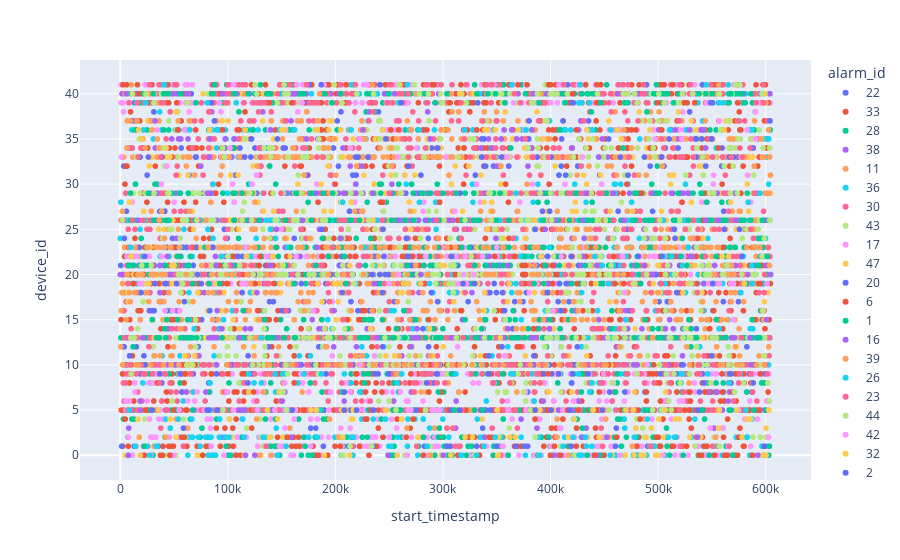

This figure's notebook cell:
### Code cell
# view together

px.scatter(alarms_sample, y='device_id', x='start_timestamp', color='alarm_id')

### Figure 1 — Plotly figure (JSON) as saved in the notebook; plotly's stock layout.template omitted (floating-point values rounded to 4 significant figures; data arrays with more than 128 entries replaced by an {"elided": "..."} marker saying what was removed)
{"data": [{"hovertemplate": "alarm_id=22<br>start_timestamp=%{x}<br>device_id=%{y}<extra></extra>", "legendgroup": "22", "marker": {"color": "#636efa", "symbol": "circle"}, "mode": "markers", "name": "22", "showlegend": true, "type": "scattergl", "x": {"elided": "359 int values"}, "xaxis": "x", "y": {"elided": "359 int values"}, "yaxis": "y"}, {"hovertemplate": "alarm_id=33<br>start_timestamp=%{x}<br>device_id=%{y}<extra></extra>", "legendgroup": "33", "marker": {"color": "#EF553B", "symbol": "circle"}, "mode": "markers", "name": "33", "showlegend": true, "type": "scattergl", "x": {"elided": "942 int values"}, "xaxis": "x", "y": {"elided": "942 int values"}, "yaxis": "y"}, {"hovertemplate": "alarm_id=28<br>start_timestamp=%{x}<br>device_id=%{y}<extra></extra>", "legendgroup": "28", "marker": {"color": "#00cc96", "symbol": "circle"}, "mode": "markers", "name": "28", "showlegend": true, "type": "scattergl", "x": {"elided": "337 int values"}, "xaxis": "x", "y": {"elided": "337 int values"}, "yaxis": "y"}, {"hovertemplate": "alarm_id=38<br>start_timestamp=%{x}<br>device_id=%{y}<extra></extra>", "legendgroup": "38", "marker": {"color": "#ab63fa", "symbol": "circle"}, "mode": "markers", "name": "38", "showlegend": true, "type": "scattergl", "x": {"elided": "212 int values"}, "xaxis": "x", "y": {"elided": "212 int values"}, "yaxis": "y"}, {"hovertemplate": "alarm_id=11<br>start_timestamp=%{x}<br>device_id=%{y}<extra></extra>", "legendgroup": "11", "marker": {"color": "#FFA15A", "symbol": "circle"}, "mode": "markers", "name": "11", "showlegend": true, "type": "scattergl", "x": {"elided": "316 int values"}, "xaxis": "x", "y": {"elided": "316 int values"}, "yaxis": "y"}, {"hovertemplate": "alarm_id=36<br>start_timestamp=%{x}<br>device_id=%{y}<extra></extra>", "legendgroup": "36", "marker": {"color": "#19d3f3", "symbol": "circle"}, "mode": "markers", "name": "36", "showlegend": true, "type": "scattergl", "x": {"elided": "243 int values"}, "xaxis": "x", "y": {"elided": "243 int values"}, "yaxis": "y"}, {"hovertemplate": "alarm_id=30<br>start_timestamp=%{x}<br>device_id=%{y}<extra></extra>", "legendgroup": "30", "marker": {"color": "#FF6692", "symbol": "circle"}, "mode": "markers", "name": "30", "showlegend": true, "type": "scattergl", "x": [53023, 511311, 325138, 112322, 496459, 87504, 384966, 437481, 175345, 465972, 297270, 580295, 170142, 362257, 365311, 238200, 271870, 7447, 32079, 331228, 70001, 598504, 193991, 304185, 267528, 46374, 179808, 175287, 554977, 82170, 468006, 365895, 24838, 569953, 345111, 238218, 562579, 501395, 148171, 411704, 592663, 335176, 294815, 314533, 271441, 115701, 151935, 270274, 413718, 384696, 178899, 339800, 167844, 132457, 96380, 52977, 53026, 238216, 499159, 470219, 252394, 191794, 21947, 229466, 225360, 27654, 261154, 603168, 59284, 351533, 224545, 225760, 118670, 70575, 211143, 162243, 402958, 471598, 522300, 410266, 419171, 196589, 582793, 109408, 404616, 268745, 106966, 26953, 361582, 316585, 599256, 27616, 515018, 268557, 540950, 512419, 542671, 373741, 69123, 277418, 315341, 532493, 238825, 473380, 494930, 293914, 304201, 346636, 110412], "xaxis": "x", "y": [32, 33, 33, 33, 20, 10, 33, 20, 16, 16, 33, 25, 35, 33, 24, 18, 18, 25, 20, 35, 33, 10, 32, 16, 24, 25, 37, 10, 10, 33, 35, 16, 25, 6, 25, 23, 10, 15, 20, 33, 35, 23, 11, 37, 32, 16, 20, 34, 20, 16, 20, 18, 25, 15, 18, 6, 33, 35, 11, 15, 23, 12, 11, 23, 33, 18, 15, 11, 10, 20, 6, 10, 16, 11, 24, 32, 34, 33, 33, 33, 33, 16, 25, 10, 16, 33, 15, 16, 11, 33, 11, 25, 34, 16, 25, 25, 11, 12, 37, 37, 10, 37, 12, 10, 37, 24, 20, 33, 10], "yaxis": "y"}, {"hovertemplate": "alarm_id=43<br>start_timestamp=%{x}<br>device_id=%{y}<extra></extra>", "legendgroup": "43", "marker": {"color": "#B6E880", "symbol": "circle"}, "mode": "markers", "name": "43", "showlegend": true, "type": "scattergl", "x": {"elided": "182 int values"}, "xaxis": "x", "y": {"elided": "182 int values"}, "yaxis": "y"}, {"hovertemplate": "alarm_id=17<br>start_timestamp=%{x}<br>device_id=%{y}<extra></extra>", "legendgroup": "17", "marker": {"color": "#FF97FF", "symbol": "circle"}, "mode": "markers", "name": "17", "showlegend": true, "type": "scattergl", "x": {"elided": "497 int values"}, "xaxis": "x", "y": {"elided": "497 int values"}, "yaxis": "y"}, {"hovertemplate": "alarm_id=47<br>start_timestamp=%{x}<br>device_id=%{y}<extra></extra>", "legendgroup": "47", "marker": {"color": "#FECB52", "symbol": "circle"}, "mode": "markers", "name": "47", "showlegend": true, "type": "scattergl", "x": {"elided": "443 int values"}, "xaxis": "x", "y": {"elided": "443 int values"}, "yaxis": "y"}, {"hovertemplate": "alarm_id=20<br>start_timestamp=%{x}<br>device_id=%{y}<extra></extra>", "legendgroup": "20", "marker": {"color": "#636efa", "symbol": "circle"}, "mode": "markers", "name": "20", "showlegend": true, "type": "scattergl", "x": {"elided": "200 int values"}, "xaxis": "x", "y": {"elided": "200 int values"}, "yaxis": "y"}, {"hovertemplate": "alarm_id=6<br>start_timestamp=%{x}<br>device_id=%{y}<extra></extra>", "legendgroup": "6", "marker": {"color": "#EF553B", "symbol": "circle"}, "mode": "markers", "name": "6", "showlegend": true, "type": "scattergl", "x": {"elided": "561 int values"}, "xaxis": "x", "y": {"elided": "561 int values"}, "yaxis": "y"}, {"hovertemplate": "alarm_id=1<br>start_timestamp=%{x}<br>device_id=%{y}<extra></extra>", "legendgroup": "1", "marker": {"color": "#00cc96", "symbol": "circle"}, "mode": "markers", "name": "1", "showlegend": true, "type": "scattergl", "x": {"elided": "170 int values"}, "xaxis": "x", "y": {"elided": "170 int values"}, "yaxis": "y"}, {"hovertemplate": "alarm_id=16<br>start_timestamp=%{x}<br>device_id=%{y}<extra></extra>", "legendgroup": "16", "marker": {"color": "#ab63fa", "symbol": "circle"}, "mode": "markers", "name": "16", "showlegend": true, "type": "scattergl", "x": {"elided": "130 int values"}, "xaxis": "x", "y": {"elided": "130 int values"}, "yaxis": "y"}, {"hovertemplate": "alarm_id=39<br>start_timestamp=%{x}<br>device_id=%{y}<extra></extra>", "legendgroup": "39", "marker": {"color": "#FFA15A", "symbol": "circle"}, "mode": "markers", "name": "39", "showlegend": true, "type": "scattergl", "x": {"elided": "491 int values"}, "xaxis": "x", "y": {"elided": "491 int values"}, "yaxis": "y"}, {"hovertemplate": "alarm_id=26<br>start_timestamp=%{x}<br>device_id=%{y}<extra></extra>", "legendgroup": "26", "marker": {"color": "#19d3f3", "symbol": "circle"}, "mode": "markers", "name": "26", "showlegend": true, "type": "scattergl", "x": {"elided": "339 int values"}, "xaxis": "x", "y": {"elided": "339 int values"}, "yaxis": "y"}, {"hovertemplate": "alarm_id=23<br>start_timestamp=%{x}<br>device_id=%{y}<extra></extra>", "legendgroup": "23", "marker": {"color": "#FF6692", "symbol": "circle"}, "mode": "markers", "name": "23", "showlegend": true, "type": "scattergl", "x": {"elided": "531 int values"}, "xaxis": "x", "y": {"elided": "531 int values"}, "yaxis": "y"}, {"hovertemplate": "alarm_id=44<br>start_timestamp=%{x}<br>device_id=%{y}<extra></extra>", "legendgroup": "44", "marker": {"color": "#B6E880", "symbol": "circle"}, "mode": "markers", "name": "44", "showlegend": true, "type": "scattergl", "x": {"elided": "286 int values"}, "xaxis": "x", "y": {"elided": "286 int values"}, "yaxis": "y"}, {"hovertemplate": "alarm_id=42<br>start_timestamp=%{x}<br>device_id=%{y}<extra></extra>", "legendgroup": "42", "marker": {"color": "#FF97FF", "symbol": "circle"}, "mode": "markers", "name": "42", "showlegend": true, "type": "scattergl", "x": [539844, 165132, 256930, 205039, 14284, 67573, 430840, 29688, 465333, 560413, 559744, 548297, 378330, 227075, 483626, 260358, 303650, 40268, 58188, 3042, 492772, 144582, 93638, 173252, 5380, 298995, 442467, 256946, 303682, 81942, 538092, 225032, 403439, 314619, 378057, 109651, 186430, 13683, 268590, 184569, 38467, 212973, 344078, 360860, 319482, 449190, 175096, 185051, 368907, 185217, 519349, 83799, 30393, 408444, 497348, 568289, 253652, 419386, 247715, 430865, 102694, 342384, 492004, 529325, 601430, 387462, 213790, 7476, 464573, 63940, 377457, 127865, 72110, 600843, 191693], "xaxis": "x", "y": [5, 38, 5, 3, 22, 5, 22, 5, 5, 3, 23, 3, 23, 5, 22, 7, 22, 23, 19, 38, 23, 23, 38, 38, 5, 23, 23, 3, 23, 19, 23, 23, 5, 23, 23, 23, 23, 7, 5, 19, 22, 23, 5, 22, 23, 7, 7, 5, 5, 22, 23, 3, 23, 3, 5, 5, 5, 19, 22, 23, 19, 22, 22, 22, 19, 23, 3, 22, 15, 38, 5, 7, 5, 22, 22], "yaxis": "y"}, {"hovertemplate": "alarm_id=32<br>start_timestamp=%{x}<br>device_id=%{y}<extra></extra>", "legendgroup": "32", "marker": {"color": "#FECB52", "symbol": "circle"}, "mode": "markers", "name": "32", "showlegend": true, "type": "scattergl", "x": [505288, 115426, 519682, 582769, 298284, 400941, 299248, 165160, 512050, 75281, 434541, 244231, 539719, 307877, 396779, 251785, 338426, 226528, 497626, 109484, 416623, 469651, 183241, 157692, 136758, 71627, 205421, 476249, 244276, 103330, 257451, 515981, 226560, 270033, 327421, 320558, 514478, 430804, 214556, 182704, 261650, 582833, 361816, 489099, 101410, 369871, 83207, 310223, 367115, 189569, 596673, 29340, 500657, 202494, 434018, 193893, 131489, 46347, 433397, 420029, 446562, 268551, 133768, 149999, 351830, 567231, 51735, 18455, 351602, 84302, 503151, 455411, 353901, 510671, 582778, 216089, 422033, 151101, 598753, 350900, 130653, 577973, 457171, 213207, 584101, 561484, 444991, 7252, 484101, 477710, 486892, 16537, 307267, 129111, 423047, 127907, 530776, 196110, 541844, 146355, 318361, 344224, 345273, 529246, 500212, 455160, 389488, 17071, 236097, 152678, 133325, 116187, 102677, 585418, 214816, 8653, 21822, 276671, 205104, 66993, 511550, 187495, 336334, 454499, 142416, 4909, 451447], "xaxis": "x", "y": [2, 0, 4, 4, 0, 0, 36, 30, 36, 0, 2, 36, 2, 30, 27, 31, 28, 31, 0, 31, 2, 0, 36, 2, 2, 0, 28, 27, 36, 2, 0, 4, 36, 4, 2, 2, 31, 31, 28, 36, 4, 31, 2, 2, 4, 36, 36, 17, 2, 27, 0, 36, 4, 17, 36, 36, 2, 4, 30, 27, 31, 28, 2, 36, 2, 28, 2, 0, 2, 0, 27, 27, 30, 31, 30, 4, 4, 2, 17, 0, 0, 2, 0, 0, 27, 36, 2, 17, 0, 0, 0, 4, 0, 0, 28, 28, 28, 27, 31, 4, 27, 27, 28, 2, 0, 17, 0, 36, 30, 36, 27, 36, 31, 4, 4, 28, 27, 2, 36, 27, 30, 17, 4, 2, 27, 0, 2], "yaxis": "y"}, {"hovertemplate": "alarm_id=2<br>start_timestamp=%{x}<br>device_id=%{y}<extra></extra>", "legendgroup": "2", "marker": {"color": "#636efa", "symbol": "circle"}, "mode": "markers", "name": "2", "showlegend": true, "type": "scattergl", "x": {"elided": "181 int values"}, "xaxis": "x", "y": {"elided": "181 int values"}, "yaxis": "y"}, {"hovertemplate": "alarm_id=18<br>start_timestamp=%{x}<br>device_id=%{y}<extra></extra>", "legendgroup": "18", "marker": {"color": "#EF553B", "symbol": "circle"}, "mode": "markers", "name": "18", "showlegend": true, "type": "scattergl", "x": {"elided": "214 int values"}, "xaxis": "x", "y": {"elided": "214 int values"}, "yaxis": "y"}, {"hovertemplate": "alarm_id=7<br>start_timestamp=%{x}<br>device_id=%{y}<extra></extra>", "legendgroup": "7", "marker": {"color": "#00cc96", "symbol": "circle"}, "mode": "markers", "name": "7", "showlegend": true, "type": "scattergl", "x": {"elided": "362 int values"}, "xaxis": "x", "y": {"elided": "362 int values"}, "yaxis": "y"}, {"hovertemplate": "alarm_id=15<br>start_timestamp=%{x}<br>device_id=%{y}<extra></extra>", "legendgroup": "15", "marker": {"color": "#ab63fa", "symbol": "circle"}, "mode": "markers", "name": "15", "showlegend": true, "type": "scattergl", "x": {"elided": "243 int values"}, "xaxis": "x", "y": {"elided": "243 int values"}, "yaxis": "y"}, {"hovertemplate": "alarm_id=48<br>start_timestamp=%{x}<br>device_id=%{y}<extra></extra>", "legendgroup": "48", "marker": {"color": "#FFA15A", "symbol": "circle"}, "mode": "markers", "name": "48", "showlegend": true, "type": "scattergl", "x": [317446, 553536, 391112, 194514, 495841, 556335, 173477, 133689, 17683, 128909, 314571, 254494, 120982, 202760, 226638, 288355, 599816, 187383, 125002, 486859, 22824, 373628, 202773, 383761, 36356, 213265, 451257, 405994, 416887, 51867, 140228, 416877, 29722, 529814, 304850, 200533, 63916, 126665, 234629, 405830, 62644, 142269, 602922, 603559, 385011, 88568, 285487, 385306, 62637, 419742, 564472, 380020, 475944, 116480, 56085, 469697, 129694, 112673, 559878, 591986, 223331, 506671, 591386, 338481, 492626, 187979, 503014, 125013, 304677, 270249, 31448, 298135, 528735, 478599, 454019, 468154, 600285, 21685, 209741, 567940, 185240, 390342, 549104, 390636, 140469, 545188, 360819, 494802, 587974, 139144, 287952, 554543, 10294, 257062, 124595, 418524, 75609, 35499, 340530, 270725, 405812, 260156, 112410, 266421, 368307, 157696, 8932, 80403, 416284, 42363, 229742, 421467, 84144, 554334, 378117, 602610, 302432, 314779], "xaxis": "x", "y": [39, 2, 40, 4, 23, 41, 38, 7, 2, 15, 38, 9, 19, 2, 36, 0, 29, 13, 13, 4, 9, 14, 13, 19, 26, 36, 4, 4, 40, 4, 0, 0, 36, 19, 8, 13, 9, 4, 41, 13, 3, 29, 29, 21, 7, 5, 9, 36, 9, 26, 9, 21, 1, 29, 14, 8, 0, 13, 21, 23, 36, 9, 26, 13, 29, 26, 23, 28, 36, 36, 1, 36, 8, 39, 2, 36, 39, 9, 5, 21, 40, 13, 13, 8, 0, 41, 21, 13, 0, 9, 0, 40, 41, 9, 39, 23, 21, 39, 26, 36, 2, 41, 29, 3, 14, 3, 23, 26, 23, 2, 19, 15, 28, 13, 30, 36, 19, 7], "yaxis": "y"}, {"hovertemplate": "alarm_id=9<br>start_timestamp=%{x}<br>device_id=%{y}<extra></extra>", "legendgroup": "9", "marker": {"color": "#19d3f3", "symbol": "circle"}, "mode": "markers", "name": "9", "showlegend": true, "type": "scattergl", "x": [216626, 86456, 115170, 97900, 402588, 418774, 258881, 153757, 214583, 248951, 426236, 14970, 340349, 86236, 37227, 24892, 261645, 34365, 53934, 552605, 67237, 542213, 546166, 518687, 551485, 267365, 455904, 576434, 165131, 208372, 407725, 489934, 467241, 298564, 91360, 66434, 101091, 413038, 115316, 214481, 363797, 446557, 428845, 444994, 583629, 246586, 21014, 596489, 382499, 348551, 170610, 465340, 419374, 496764, 284192, 288692, 143830, 151022, 421008, 83506, 436236, 131092, 537013, 251651, 390045, 485, 327845, 438793, 134624, 266942, 565072, 526609, 95559, 58605, 492014], "xaxis": "x", "y": [2, 30, 39, 36, 0, 36, 39, 9, 36, 0, 39, 39, 6, 0, 41, 1, 9, 1, 4, 0, 2, 36, 9, 9, 1, 4, 36, 9, 8, 9, 0, 4, 41, 39, 36, 2, 2, 39, 2, 41, 41, 8, 0, 8, 28, 4, 8, 1, 9, 2, 9, 9, 8, 1, 39, 9, 9, 9, 2, 8, 39, 8, 39, 1, 0, 28, 36, 36, 2, 1, 41, 36, 2, 6, 1], "yaxis": "y"}, {"hovertemplate": "alarm_id=45<br>start_timestamp=%{x}<br>device_id=%{y}<extra></extra>", "legendgroup": "45", "marker": {"color": "#FF6692", "symbol": "circle"}, "mode": "markers", "name": "45", "showlegend": true, "type": "scattergl", "x": {"elided": "523 int values"}, "xaxis": "x", "y": {"elided": "523 int values"}, "yaxis": "y"}, {"hovertemplate": "alarm_id=31<br>start_timestamp=%{x}<br>device_id=%{y}<extra></extra>", "legendgroup": "31", "marker": {"color": "#B6E880", "symbol": "circle"}, "mode": "markers", "name": "31", "showlegend": true, "type": "scattergl", "x": {"elided": "266 int values"}, "xaxis": "x", "y": {"elided": "266 int values"}, "yaxis": "y"}, {"hovertemplate": "alarm_id=12<br>start_timestamp=%{x}<br>device_id=%{y}<extra></extra>", "legendgroup": "12", "marker": {"color": "#FF97FF", "symbol": "circle"}, "mode": "markers", "name": "12", "showlegend": true, "type": "scattergl", "x": [570030, 547888, 419885, 127800, 297468, 253350, 405098, 126346, 247350, 15144, 140570, 523807, 99105, 411529, 69270, 360570, 331129, 86806, 522790, 51277, 10445, 312265, 389388, 410184, 37283, 390582, 308268, 337633, 320603, 143703, 105229, 244601, 153325, 88670, 113140, 249951, 596350, 193887, 283936, 71630, 542774, 135792, 471930, 551970, 255770, 6305, 453170, 409484, 357762, 466695, 116456, 261546, 585155, 62950, 458273, 80366, 20802, 18106, 273534, 213608, 162884, 163389, 534515, 172991, 281483, 547221, 467235, 334302, 447506, 307865, 376661, 78102, 313700, 153155, 311263, 5205, 54796, 336811, 590603, 350863, 522828, 593906, 350168, 575172, 506223, 387427, 454377, 27096, 289793, 497398, 417786, 567550, 270503, 293448, 195735, 321795, 556927, 267721, 221641, 397770, 505119, 80141, 504443, 402462], "xaxis": "x", "y": [19, 19, 19, 5, 5, 7, 19, 22, 7, 22, 22, 22, 7, 5, 6, 5, 5, 19, 6, 19, 22, 22, 5, 22, 5, 22, 19, 5, 22, 5, 5, 7, 5, 19, 19, 19, 22, 5, 22, 7, 7, 22, 7, 19, 22, 22, 19, 3, 7, 22, 19, 19, 6, 6, 22, 5, 19, 19, 22, 7, 5, 22, 7, 22, 6, 19, 22, 5, 5, 5, 7, 5, 19, 3, 19, 6, 5, 22, 38, 22, 38, 5, 5, 5, 22, 19, 5, 22, 5, 22, 5, 19, 5, 5, 7, 19, 19, 5, 5, 22, 6, 5, 6, 6], "yaxis": "y"}, {"hovertemplate": "alarm_id=5<br>start_timestamp=%{x}<br>device_id=%{y}<extra></extra>", "legendgroup": "5", "marker": {"color": "#FECB52", "symbol": "circle"}, "mode": "markers", "name": "5", "showlegend": true, "type": "scattergl", "x": [110137, 494631, 442124, 158045, 59818, 138795, 207023, 270106, 42282, 348517, 254980, 338771, 341517, 528459, 357881, 391319, 328432, 309585, 535496, 179948, 465870, 298290, 50181, 147879, 287320, 541313, 393102, 189746, 246700, 507243, 377447, 285448, 183198, 72210, 27816, 600332, 110904, 501852, 338924, 262132, 206917, 602844, 35666, 119641, 478185, 353328, 186735, 461925, 341316, 67225, 599221, 234815, 224535, 19900, 351727, 232729, 96644, 492275, 79288], "xaxis": "x", "y": [25, 18, 19, 2, 11, 2, 33, 25, 15, 36, 11, 18, 25, 14, 38, 22, 40, 5, 36, 13, 35, 21, 21, 7, 14, 13, 35, 0, 29, 7, 33, 35, 19, 26, 23, 0, 14, 14, 36, 18, 2, 5, 25, 7, 7, 13, 30, 36, 36, 5, 40, 26, 26, 35, 0, 14, 18, 36, 13], "yaxis": "y"}, {"hovertemplate": "alarm_id=14<br>start_timestamp=%{x}<br>device_id=%{y}<extra></extra>", "legendgroup": "14", "marker": {"color": "#636efa", "symbol": "circle"}, "mode": "markers", "name": "14", "showlegend": true, "type": "scattergl", "x": [17682, 121236, 56017, 218690, 516538, 87538, 541109, 249465, 211905, 84552, 419225, 293862, 243893, 407517, 535374, 410244, 355269, 464896, 395091, 261108, 342554, 247011, 598550, 419675, 82234, 289183, 566443, 435118, 335865, 506928, 221142, 272014, 85130, 533773, 603966, 515136, 1395, 284898, 411642, 118651, 549858, 415848, 420123, 26112, 22068, 354450], "xaxis": "x", "y": [23, 33, 9, 33, 9, 37, 41, 9, 1, 39, 1, 9, 18, 9, 35, 35, 18, 33, 15, 39, 11, 35, 1, 8, 8, 18, 9, 9, 33, 9, 33, 15, 23, 23, 37, 25, 1, 8, 37, 8, 35, 41, 9, 33, 11, 33], "yaxis": "y"}, {"hovertemplate": "alarm_id=10<br>start_timestamp=%{x}<br>device_id=%{y}<extra></extra>", "legendgroup": "10", "marker": {"color": "#EF553B", "symbol": "circle"}, "mode": "markers", "name": "10", "showlegend": true, "type": "scattergl", "x": [543671, 257700, 426493, 514438, 218941, 592483, 335241, 425470, 497324, 62092, 53450, 576050, 124092, 35635, 348000, 129065, 420480, 529140, 542500, 35962, 593797, 73676, 502131, 449765, 376810, 458553, 77378, 524819, 419300, 243229, 401701, 129913, 517441, 261993, 459779, 392661, 483921, 569594, 12193, 94771, 397196, 401931, 29603, 92459, 373562, 542749, 415869, 271682, 547665, 233108, 28811, 529976], "xaxis": "x", "y": [7, 14, 13, 22, 22, 5, 5, 5, 29, 5, 22, 3, 7, 19, 22, 21, 40, 5, 26, 13, 5, 19, 6, 26, 21, 22, 22, 5, 7, 7, 21, 22, 7, 19, 19, 21, 29, 7, 26, 19, 22, 19, 21, 21, 21, 29, 5, 22, 14, 5, 19, 6], "yaxis": "y"}, {"hovertemplate": "alarm_id=21<br>start_timestamp=%{x}<br>device_id=%{y}<extra></extra>", "legendgroup": "21", "marker": {"color": "#00cc96", "symbol": "circle"}, "mode": "markers", "name": "21", "showlegend": true, "type": "scattergl", "x": {"elided": "223 int values"}, "xaxis": "x", "y": {"elided": "223 int values"}, "yaxis": "y"}, {"hovertemplate": "alarm_id=41<br>start_timestamp=%{x}<br>device_id=%{y}<extra></extra>", "legendgroup": "41", "marker": {"color": "#ab63fa", "symbol": "circle"}, "mode": "markers", "name": "41", "showlegend": true, "type": "scattergl", "x": [458140, 425980, 116055, 592707, 467982, 252475, 356811, 239053, 571136, 382797, 585406, 94430, 286350, 544374, 88737, 372597, 139762, 363835, 536680, 85352, 336225, 442995, 169525, 360048, 515931, 218792, 339002, 407766, 207530, 386409, 409640, 429447, 225471, 493872, 541594, 300187, 512274, 529358, 248965, 513993, 155533, 139808, 116392, 82340, 93101, 452247, 500576, 89169, 125064, 568185, 234376, 7578, 243286, 110512, 484922, 402561, 251390, 539943, 382481, 158922], "xaxis": "x", "y": [29, 36, 14, 0, 26, 30, 36, 13, 13, 36, 13, 14, 40, 26, 26, 4, 21, 36, 2, 13, 13, 0, 26, 21, 36, 30, 2, 0, 29, 13, 0, 2, 36, 29, 36, 0, 36, 36, 0, 14, 2, 36, 0, 13, 2, 2, 36, 21, 0, 13, 29, 0, 26, 13, 14, 0, 29, 36, 13, 2], "yaxis": "y"}, {"hovertemplate": "alarm_id=34<br>start_timestamp=%{x}<br>device_id=%{y}<extra></extra>", "legendgroup": "34", "marker": {"color": "#FFA15A", "symbol": "circle"}, "mode": "markers", "name": "34", "showlegend": true, "type": "scattergl", "x": {"elided": "217 int values"}, "xaxis": "x", "y": {"elided": "217 int values"}, "yaxis": "y"}, {"hovertemplate": "alarm_id=40<br>start_timestamp=%{x}<br>device_id=%{y}<extra></extra>", "legendgroup": "40", "marker": {"color": "#19d3f3", "symbol": "circle"}, "mode": "markers", "name": "40", "showlegend": true, "type": "scattergl", "x": [512719, 432589, 398673, 64547, 287476, 505047, 510622, 9708, 185492, 372144, 367867, 454005, 362333, 565002, 436382, 92035, 206861, 276522, 422451, 226665, 83795, 132749, 155413, 85294, 81841, 509552, 273971, 426325, 384858, 581525, 331859, 455401, 582921, 8332, 331096, 587623, 433004, 281707], "xaxis": "x", "y": [22, 2, 23, 36, 19, 22, 36, 23, 5, 22, 19, 19, 19, 15, 7, 2, 28, 0, 30, 23, 5, 2, 5, 0, 0, 2, 4, 0, 6, 5, 4, 0, 2, 5, 0, 19, 28, 4], "yaxis": "y"}, {"hovertemplate": "alarm_id=13<br>start_timestamp=%{x}<br>device_id=%{y}<extra></extra>", "legendgroup": "13", "marker": {"color": "#FF6692", "symbol": "circle"}, "mode": "markers", "name": "13", "showlegend": true, "type": "scattergl", "x": [532616, 21655, 412917, 101163, 575512, 354904, 319919, 276123, 337096, 399937, 154875, 280710, 99596, 399677, 294247, 21200, 204933, 180036, 412422, 72586, 184086, 267682, 586107, 325289, 11270, 22280, 362391, 4073, 225571, 249985, 208653, 602009, 213579, 203827, 318713, 197392, 351973, 509605, 113085, 428466, 536320, 387439, 95509, 65392, 243550, 485359, 10108, 447655, 215927, 110014, 100056, 464144, 113355, 16592, 23112, 385463, 397273, 381979, 577195, 414373, 145235, 416600, 211515, 37788, 207559, 409666, 72860, 492676, 328620, 267698, 448281, 473006, 438727, 520116, 446176, 459121, 514627, 458893, 209930, 393779, 416822, 503100, 291193, 286277, 92184, 149425], "xaxis": "x", "y": [33, 1, 11, 21, 9, 25, 35, 25, 37, 26, 39, 9, 39, 26, 26, 9, 13, 39, 41, 35, 13, 40, 9, 25, 26, 39, 29, 13, 25, 29, 26, 23, 1, 26, 13, 23, 11, 18, 26, 29, 18, 9, 26, 23, 26, 40, 14, 29, 1, 41, 41, 14, 41, 33, 9, 29, 11, 29, 13, 6, 11, 29, 13, 33, 15, 18, 26, 1, 14, 33, 1, 33, 14, 33, 14, 9, 9, 26, 40, 14, 21, 35, 35, 40, 18, 29], "yaxis": "y"}, {"hovertemplate": "alarm_id=8<br>start_timestamp=%{x}<br>device_id=%{y}<extra></extra>", "legendgroup": "8", "marker": {"color": "#B6E880", "symbol": "circle"}, "mode": "markers", "name": "8", "showlegend": true, "type": "scattergl", "x": {"elided": "147 int values"}, "xaxis": "x", "y": {"elided": "147 int values"}, "yaxis": "y"}, {"hovertemplate": "alarm_id=24<br>start_timestamp=%{x}<br>device_id=%{y}<extra></extra>", "legendgroup": "24", "marker": {"color": "#FF97FF", "symbol": "circle"}, "mode": "markers", "name": "24", "showlegend": true, "type": "scattergl", "x": [275474, 281587, 556735, 522130, 357486, 222823, 328596, 43345, 41613, 213987, 311049, 468700, 380247, 236335, 530252, 1022, 222819, 590485, 179560, 497169, 116575, 500616, 303052, 258654, 197028, 429737, 490169, 402372, 349926, 48661, 569966, 101976, 149471, 197097, 319125, 258177, 359624, 313637, 55302, 551466, 126740, 583410], "xaxis": "x", "y": [34, 27, 37, 35, 11, 35, 20, 32, 16, 34, 27, 18, 18, 11, 20, 33, 10, 35, 16, 35, 23, 23, 33, 20, 11, 33, 10, 16, 23, 16, 15, 34, 25, 17, 20, 33, 33, 12, 16, 31, 31, 31], "yaxis": "y"}, {"hovertemplate": "alarm_id=46<br>start_timestamp=%{x}<br>device_id=%{y}<extra></extra>", "legendgroup": "46", "marker": {"color": "#FECB52", "symbol": "circle"}, "mode": "markers", "name": "46", "showlegend": true, "type": "scattergl", "x": [24954, 136771, 495589, 479314, 556220, 565389, 278858, 572921, 88858, 62929, 477060, 390056, 263090, 527847, 506603, 201091, 141862, 482474, 519059, 205849, 360130, 493676, 149349, 117260, 157812, 335292, 332423, 55477, 246267, 387413, 26694, 600235, 402369, 391424, 273935, 580079, 350649, 361481, 424069, 117598, 216541, 273206, 52150, 224701, 470021, 206549, 203175, 419724, 476975, 198831, 176977, 439566, 54498, 182425, 157143, 266932, 388321, 264550, 35415, 9886, 398262, 556896, 48254, 559425], "xaxis": "x", "y": [19, 5, 19, 3, 3, 22, 19, 5, 19, 31, 5, 5, 19, 19, 5, 19, 22, 38, 38, 5, 17, 3, 19, 22, 22, 31, 19, 19, 5, 38, 19, 3, 5, 31, 31, 19, 5, 19, 27, 22, 5, 27, 38, 27, 5, 19, 19, 7, 19, 19, 5, 5, 31, 5, 19, 19, 5, 31, 5, 22, 7, 5, 19, 22], "yaxis": "y"}, {"hovertemplate": "alarm_id=37<br>start_timestamp=%{x}<br>device_id=%{y}<extra></extra>", "legendgroup": "37", "marker": {"color": "#636efa", "symbol": "circle"}, "mode": "markers", "name": "37", "showlegend": true, "type": "scattergl", "x": [208056, 219659, 31219, 245045, 419023, 29720, 397197, 329510, 307719, 41539, 82407, 307964, 159760, 343901, 417810, 109504, 385702, 335826, 339904, 454861, 448021, 208473, 550626, 209412, 235385, 318636, 90400, 267669, 75404, 315473, 503190, 400506, 235648, 537176, 168308, 577730, 408111, 22839, 58724, 414383, 538443, 338906, 275212, 42736, 481605, 52400, 90369, 80694, 469037, 32227], "xaxis": "x", "y": [5, 5, 38, 22, 22, 5, 22, 19, 5, 19, 5, 22, 5, 5, 5, 22, 5, 5, 5, 7, 5, 7, 19, 19, 5, 19, 5, 22, 19, 5, 22, 5, 5, 5, 19, 22, 19, 22, 3, 19, 7, 5, 5, 19, 22, 19, 5, 5, 7, 19], "yaxis": "y"}, {"hovertemplate": "alarm_id=4<br>start_timestamp=%{x}<br>device_id=%{y}<extra></extra>", "legendgroup": "4", "marker": {"color": "#EF553B", "symbol": "circle"}, "mode": "markers", "name": "4", "showlegend": true, "type": "scattergl", "x": [561936, 222328, 272292, 494799, 25432, 76781, 552457, 398618, 24774, 514245, 483158, 403619, 576939, 503362, 342952, 331427, 559371, 138733, 297004, 513651, 399713, 60397, 442731, 587528, 408998, 360814, 104771, 155218, 423796, 440962, 5882, 498329, 500164, 358197, 579818, 159490, 95092, 423857, 397694, 43955, 161635, 291819, 356485, 210115, 306593, 533978, 37220], "xaxis": "x", "y": [0, 1, 4, 9, 39, 0, 0, 30, 28, 1, 4, 1, 36, 36, 2, 36, 30, 39, 28, 41, 0, 9, 39, 0, 0, 28, 1, 2, 36, 0, 41, 2, 2, 30, 1, 39, 36, 1, 9, 28, 8, 41, 9, 41, 39, 39, 0], "yaxis": "y"}, {"hovertemplate": "alarm_id=3<br>start_timestamp=%{x}<br>device_id=%{y}<extra></extra>", "legendgroup": "3", "marker": {"color": "#00cc96", "symbol": "circle"}, "mode": "markers", "name": "3", "showlegend": true, "type": "scattergl", "x": [384692, 176515, 171890, 429358, 82779, 567840, 553971, 468713, 357515, 253532, 227140, 601222, 196787, 465915, 161526, 419860, 589024, 226498, 22283, 355724, 294501, 329286, 323363, 389329, 579503, 498403, 307874, 544748, 446543, 208182, 483805, 209974, 337064, 292498, 310553, 580895, 603494, 254581, 53251, 521261, 230956, 413459, 67278, 438435, 92394, 508240, 70407, 541317, 437985, 471928, 87586, 461947, 514136, 330492, 560524], "xaxis": "x", "y": [19, 8, 1, 9, 19, 5, 8, 39, 39, 5, 8, 22, 39, 1, 19, 19, 5, 9, 1, 9, 19, 5, 1, 39, 39, 41, 9, 41, 39, 22, 19, 19, 5, 39, 5, 39, 1, 8, 22, 22, 9, 39, 5, 1, 19, 1, 39, 5, 38, 39, 41, 9, 39, 9, 8], "yaxis": "y"}, {"hovertemplate": "alarm_id=0<br>start_timestamp=%{x}<br>device_id=%{y}<extra></extra>", "legendgroup": "0", "marker": {"color": "#ab63fa", "symbol": "circle"}, "mode": "markers", "name": "0", "showlegend": true, "type": "scattergl", "x": [172942, 368367, 82977, 158742, 600910, 127058, 354129, 145220, 183146, 105889, 97499, 36849, 444927, 32352, 288059, 82978], "xaxis": "x", "y": [35, 35, 33, 37, 15, 18, 35, 25, 23, 35, 35, 18, 33, 37, 35, 35], "yaxis": "y"}, {"hovertemplate": "alarm_id=27<br>start_timestamp=%{x}<br>device_id=%{y}<extra></extra>", "legendgroup": "27", "marker": {"color": "#FFA15A", "symbol": "circle"}, "mode": "markers", "name": "27", "showlegend": true, "type": "scattergl", "x": [5597, 116295, 214971, 241027, 33197, 28761, 97669, 64573, 460898, 575235, 108013, 508931, 132923, 269513, 305562, 69162, 223769, 224540, 426750, 356066, 449768, 214541, 342610, 564110, 120995, 471006, 346019, 164990, 487377, 172411, 202893, 461596, 46206, 421562, 412190, 588510, 576370, 47063, 125235, 225498, 337763, 371320, 497170, 406184, 269222, 25599, 292525, 546263, 475526, 304007, 555949, 369497, 54848, 420050, 505338, 40518, 174913, 246050, 273086, 553874, 85844, 67631, 257634, 449848, 38463, 408312, 191329, 277289, 384723, 393665, 567943, 97957, 54680, 24988, 111322, 544010, 233164], "xaxis": "x", "y": [15, 15, 23, 23, 23, 27, 23, 27, 17, 27, 17, 23, 23, 27, 31, 31, 23, 17, 23, 23, 15, 23, 23, 15, 17, 23, 27, 23, 23, 17, 23, 31, 23, 17, 17, 23, 27, 23, 23, 27, 23, 17, 23, 27, 15, 23, 15, 15, 23, 23, 23, 27, 23, 15, 23, 17, 17, 23, 23, 17, 15, 17, 17, 15, 27, 23, 23, 23, 23, 15, 17, 23, 17, 23, 23, 23, 23], "yaxis": "y"}, {"hovertemplate": "alarm_id=29<br>start_timestamp=%{x}<br>device_id=%{y}<extra></extra>", "legendgroup": "29", "marker": {"color": "#19d3f3", "symbol": "circle"}, "mode": "markers", "name": "29", "showlegend": true, "type": "scattergl", "x": [83488, 312043, 107780, 186772, 119377, 560838, 261564, 257729, 124361, 80855, 428826, 266917, 411606, 214536, 433354, 154244, 14146, 425918, 33363, 23888, 565944, 75564, 522589, 144267, 365089, 285467, 338077, 362913, 438452, 41078, 438384, 556923, 427388, 249719, 74362, 544708], "xaxis": "x", "y": [8, 9, 39, 9, 9, 39, 9, 8, 8, 39, 39, 41, 1, 8, 1, 1, 1, 9, 1, 39, 8, 39, 9, 9, 9, 1, 1, 9, 1, 41, 8, 39, 41, 1, 1, 41], "yaxis": "y"}, {"hovertemplate": "alarm_id=25<br>start_timestamp=%{x}<br>device_id=%{y}<extra></extra>", "legendgroup": "25", "marker": {"color": "#FF6692", "symbol": "circle"}, "mode": "markers", "name": "25", "showlegend": true, "type": "scattergl", "x": [518610, 497245, 493391, 76970, 548315, 36529, 525031, 46343, 285810, 522913, 175902, 562452, 493056, 390821, 194341, 51888, 384745, 75280, 151229, 182826, 336528, 347389, 440184, 510946, 134340, 120165, 135646, 565486, 212421, 374319, 362254, 441732], "xaxis": "x", "y": [27, 11, 18, 31, 18, 8, 25, 8, 39, 33, 39, 31, 1, 31, 17, 31, 8, 39, 27, 33, 9, 33, 18, 8, 39, 37, 1, 27, 18, 25, 8, 25], "yaxis": "y"}, {"hovertemplate": "alarm_id=35<br>start_timestamp=%{x}<br>device_id=%{y}<extra></extra>", "legendgroup": "35", "marker": {"color": "#B6E880", "symbol": "circle"}, "mode": "markers", "name": "35", "showlegend": true, "type": "scattergl", "x": [530670, 571055, 512244, 217810, 494872, 256308, 478345, 326289, 454443, 351004, 293289, 58131], "xaxis": "x", "y": [19, 7, 5, 19, 5, 5, 19, 22, 5, 7, 19, 19], "yaxis": "y"}, {"hovertemplate": "alarm_id=19<br>start_timestamp=%{x}<br>device_id=%{y}<extra></extra>", "legendgroup": "19", "marker": {"color": "#FF97FF", "symbol": "circle"}, "mode": "markers", "name": "19", "showlegend": true, "type": "scattergl", "x": [519713, 421123, 421397, 468435, 452163], "xaxis": "x", "y": [6, 6, 6, 6, 6], "yaxis": "y"}], "layout": {"legend": {"title": {"text": "alarm_id"}, "tracegroupgap": 0}, "margin": {"t": 60}, "xaxis": {"anchor": "y", "domain": [0, 1], "title": {"text": "start_timestamp"}}, "yaxis": {"anchor": "x", "domain": [0, 1], "title": {"text": "device_id"}}}}
